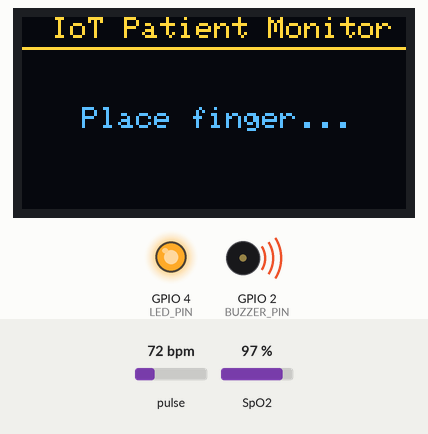
The sketch below on a simulated ESP32. Parts: 128×64 one-colour display, output pins drawn as LEDs (lit = HIGH), buzzer (waves = sounding). The inputs (shaded band) are chosen by the test bench; at power-on: pulse 72 bpm, SpO2 97 %. The OLED is the two-colour kind (top 16 rows yellow); WiFi joins after 1.5 s; servers stay silent unless stated; what the sketch prints to the serial monitor is not drawn.

Above: at 3.8 s.
3.9 s: pulse set to 61 bpm
At 5.2 s:
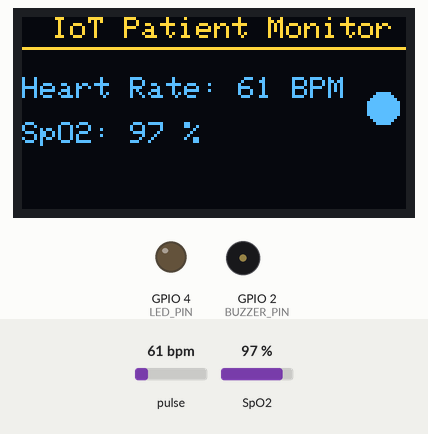
6.2 s: pulse set to 57 bpm
At 7.5 s:
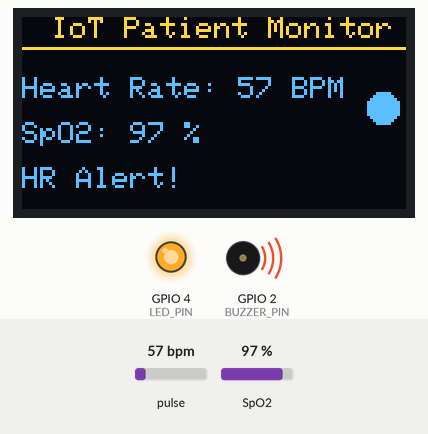
8.2 s: SpO2 set to 80 %
At 9.8 s:
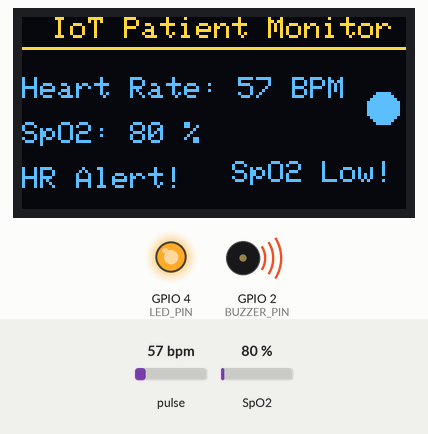
10.3 s: SpO2 set to 93 %
At 12.1 s:
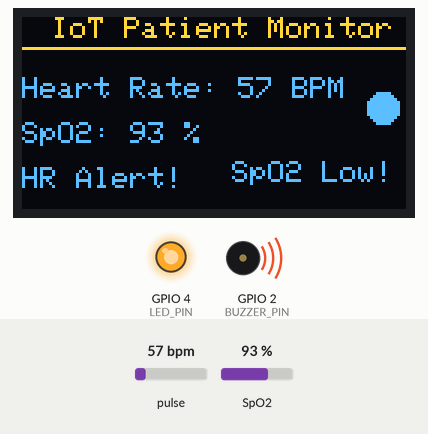
12.4 s: SpO2 set to 96 %
At 13.3 s:
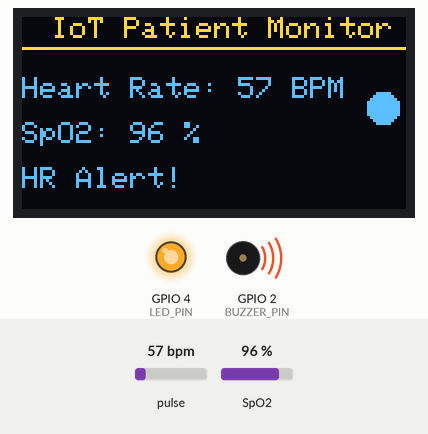
14.5 s: pulse set to 42 bpm
At 15.7 s:
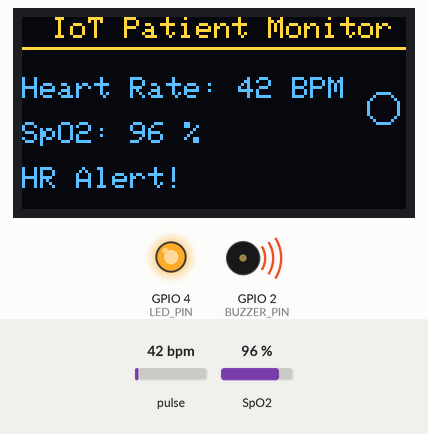
Timing chart, 0 to 17.5 s (numbered marks = the images above; inputs shaded):
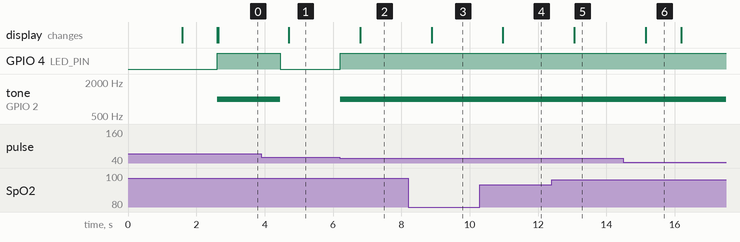

The sketch:

final.ino
```cpp
/*
---------------------------------------------------
Project : IoT-Based Patient Health Monitoring System
Author  : Shobha Gupta
Board   : ESP32 DevKit V1
Sensor  : MAX30100
Display : OLED 128x64
Features:
- Heart Rate Monitoring
- SpO2 Monitoring
- OLED Display
- Web Dashboard
- WiFi Connectivity
---------------------------------------------------
*/

// ===== IoT Patient Monitoring (MAX30100 + ESP32 + OLED 128x64 + Web dashboard + wifi connectivity) =====
#include <WiFi.h>
#include <WebServer.h>
#include <Wire.h>
#include "MAX30100_PulseOximeter.h"
#include <Adafruit_GFX.h>
#include <Adafruit_SSD1306.h>

// ---------- OLED Configuration ----------
#define SCREEN_WIDTH 128
#define SCREEN_HEIGHT 64
#define OLED_RESET -1
Adafruit_SSD1306 display(SCREEN_WIDTH, SCREEN_HEIGHT, &Wire, OLED_RESET);

// ---------- Wi-Fi Credentials ----------
const char* ssid = "YOUR_WIFI_NAME";
const char* password = "YOUR_WIFI_PASSWORD";

// ---------- Objects ----------
PulseOximeter pox;
WebServer server(80);

// ---------- Variables ----------
float BPM = 0, SpO2 = 0;
uint32_t lastReport = 0;
bool beatDetected = false;

// ---------- Alert Pins ----------
#define LED_PIN 4        // Indicator LED
#define BUZZER_PIN 2     // Buzzer pin

// ---------- LEDC Settings ----------
#define BUZZER_CHANNEL 0
#define BUZZER_FREQ 1000
#define BUZZER_RESOLUTION 8

// ---------- Beat Callback ----------
void onBeatDetected() {
  Serial.println("❤️ Beat detected!");
  beatDetected = true;
}

// ---------- HTML Dashboard ----------
String webpage(float BPM, float SpO2) {
  String html = "<!DOCTYPE html><html><head><title>Patient Monitor</title>";
  html += "<meta name='viewport' content='width=device-width, initial-scale=1.0'>";
  html += "<style>body{font-family:Arial;text-align:center;background:#f7f7f7;}h1{color:#008080;}";
  html += ".card{background:#fff;padding:20px;margin:20px auto;width:300px;"
          "box-shadow:0 4px 8px rgba(0,0,0,0.2);border-radius:10px;}"
          ".alert{color:red;font-weight:bold;}</style></head><body>";
  html += "<h1>Health Monitor</h1><div class='card'>";

  if (BPM <= 0 || SpO2 <= 0) {
    html += "<h3>Waiting for finger...</h3>";
  } else {
    html += "<h3>Heart Rate: <span style='color:red;'>" + String((int)BPM) + " BPM</span></h3>";
    html += "<h3>SpO₂: <span style='color:blue;'>" + String((int)SpO2) + " %</span></h3>";

    if (BPM < 60 || BPM > 100)
      html += "<p class='alert'>Abnormal Heart Rate!</p>";
    if (SpO2 < 95)
      html += "<p class='alert'>Low Oxygen Level!</p>";
  }

  html += "</div><script>setTimeout(()=>{location.reload();},1000);</script></body></html>";
  return html;
}

// ---------- Web Server Route ----------
void handleRoot() {
  server.send(200, "text/html", webpage(BPM, SpO2));
}

// ---------- OLED Update Function ----------
void updateOLED(float BPM, float SpO2, bool beatDetected) {
  display.clearDisplay();
  display.setTextSize(1);
  display.setTextColor(SSD1306_WHITE);

  // Header
  display.setCursor(10, 0);
  display.println("IoT Patient Monitor");
  display.drawLine(0, 10, 127, 10, SSD1306_WHITE);

  if (BPM <= 0 || SpO2 <= 0 || isnan(BPM) || isnan(SpO2)) {
    display.setCursor(20, 30);
    display.println("Place finger...");
  } else {
    display.setCursor(0, 20);
    display.print("Heart Rate: ");
    display.print((int)BPM);
    display.println(" BPM");

    display.setCursor(0, 35);
    display.print("SpO2: ");
    display.print((int)SpO2);
    display.println(" %");

    // Alerts
    if (BPM < 60 || BPM > 100) {
      display.setCursor(0, 50);
      display.print("HR Alert!");
    }
    if (SpO2 < 95) {
      display.setCursor(70, 48);
      display.print("SpO2 Low!");
    }

    // Heartbeat animation
    if (beatDetected) {
      display.fillCircle(120, 30, 5, SSD1306_WHITE);
    } else {
      display.drawCircle(120, 30, 5, SSD1306_WHITE);
    }
  }

  display.display();
}

// ---------- Setup ----------
void setup() {
  Serial.begin(115200);
  Wire.begin(21, 22); // SDA, SCL pins

  pinMode(LED_PIN, OUTPUT);
  ledcSetup(BUZZER_CHANNEL, BUZZER_FREQ, BUZZER_RESOLUTION);
  ledcAttachPin(BUZZER_PIN, BUZZER_CHANNEL);
  digitalWrite(LED_PIN, LOW);
  ledcWriteTone(BUZZER_CHANNEL, 0);

  // Initialize OLED
  if (!display.begin(SSD1306_SWITCHCAPVCC, 0x3C)) {
    Serial.println("❌ OLED init failed!");
    while (1);
  }
  display.clearDisplay();
  display.setTextSize(1);
  display.setTextColor(SSD1306_WHITE);
  display.setCursor(10, 25);
  display.println("System Starting...");
  display.display();

  // Wi-Fi Setup
  Serial.println("Connecting WiFi...");
  WiFi.begin(ssid, password);
  while (WiFi.status() != WL_CONNECTED) {
    delay(500);
    Serial.print(".");
  }
  Serial.println("\n✅ WiFi Connected!");
  Serial.print("IP Address: ");
  Serial.println(WiFi.localIP());

  display.clearDisplay();
  display.setCursor(10, 25);
  display.println("WiFi Connected!");
  display.display();
  delay(1000);

  // Initialize MAX30100
  Serial.println("Initializing MAX30100...");
  if (!pox.begin()) {
    Serial.println("❌ MAX30100 init failed! Check wiring.");
    display.clearDisplay();
    display.setCursor(10, 25);
    display.println("MAX30100 Error!");
    display.display();
    while (1);
  }
  Serial.println("✅ MAX30100 ready.");
  pox.setOnBeatDetectedCallback(onBeatDetected);
  pox.setIRLedCurrent(MAX30100_LED_CURR_20_8MA);

  // Start Web Server
  server.on("/", handleRoot);
  server.begin();
  Serial.println("HTTP server started.");

  display.clearDisplay();
  display.setCursor(10, 25);
  display.println("Monitoring...");
  display.display();
}

// ---------- Loop ----------
void loop() {
  pox.update();
  BPM = pox.getHeartRate();
  SpO2 = pox.getSpO2();
  server.handleClient();

  bool heartAlert = (BPM < 60 || BPM > 100);
  bool spo2Alert = (SpO2 < 95 || SpO2 > 100);

  if (heartAlert || spo2Alert) {
    digitalWrite(LED_PIN, HIGH);
    ledcWriteTone(BUZZER_CHANNEL, 1000);
     }
else {
    digitalWrite(LED_PIN, LOW);
    ledcWriteTone(BUZZER_CHANNEL, 0);
     }

  // Update every 1 second
  if (millis() - lastReport > 1000) {
    Serial.print("Heart Rate: "); Serial.print(BPM);
    Serial.print(" | SpO2: "); Serial.println(SpO2);

    updateOLED(BPM, SpO2, beatDetected);
    beatDetected = false; // reset after display update
    lastReport = millis();
  }

  delay(20);
}
```

Measured:
- the behaviour switches between 60 and 59 bpm on pulse (found by bisection; images 1 and 2)
- the behaviour switches between 94 and 95 % on SpO2 (found by bisection; images 4 and 5)
- after the input at 3.9 s, the display: changes after 0.81 s (image 1)
- after the input at 6.2 s, GPIO 4 (LED_PIN): LOW → HIGH at once; tone on GPIO 2 (BUZZER_PIN): silent → 1000 Hz at once; the display: changes after 0.59 s (image 2)
- after the input at 8.2 s, the display: changes after 0.68 s (image 3)
- after the input at 10.3 s, the display: changes after 0.67 s (image 4)
- after the input at 12.4 s, the display: changes after 0.66 s (image 5)
- after the input at 14.5 s, the display: changes after 0.65 s (image 6)
